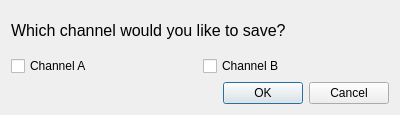
<?xml version="1.0" encoding="UTF-8"?>
<ui version="4.0">
 <class>Dialog</class>
 <widget class="QDialog" name="Dialog">
  <property name="geometry">
   <rect>
    <x>0</x>
    <y>0</y>
    <width>400</width>
    <height>115</height>
   </rect>
  </property>
  <property name="windowTitle">
   <string>Dialog</string>
  </property>
  <layout class="QVBoxLayout" name="verticalLayout">
   <item>
    <widget class="QLabel" name="label">
     <property name="text">
      <string>&lt;html&gt;&lt;head/&gt;&lt;body&gt;&lt;p&gt;&lt;span style=&quot; font-size:12pt;&quot;&gt;Which channel would you like to save?&lt;/span&gt;&lt;/p&gt;&lt;/body&gt;&lt;/html&gt;</string>
     </property>
    </widget>
   </item>
   <item>
    <layout class="QHBoxLayout" name="horizontalLayout">
     <item>
      <widget class="QCheckBox" name="CHABox">
       <property name="text">
        <string>Channel A</string>
       </property>
      </widget>
     </item>
     <item>
      <widget class="QCheckBox" name="CHBBox">
       <property name="text">
        <string>Channel B</string>
       </property>
      </widget>
     </item>
    </layout>
   </item>
   <item>
    <widget class="QDialogButtonBox" name="buttonBox">
     <property name="orientation">
      <enum>Qt::Horizontal</enum>
     </property>
     <property name="standardButtons">
      <set>QDialogButtonBox::Cancel|QDialogButtonBox::Ok</set>
     </property>
    </widget>
   </item>
  </layout>
 </widget>
 <resources/>
 <connections>
  <connection>
   <sender>buttonBox</sender>
   <signal>accepted()</signal>
   <receiver>Dialog</receiver>
   <slot>accept()</slot>
   <hints>
    <hint type="sourcelabel">
     <x>248</x>
     <y>254</y>
    </hint>
    <hint type="destinationlabel">
     <x>157</x>
     <y>274</y>
    </hint>
   </hints>
  </connection>
  <connection>
   <sender>buttonBox</sender>
   <signal>rejected()</signal>
   <receiver>Dialog</receiver>
   <slot>reject()</slot>
   <hints>
    <hint type="sourcelabel">
     <x>316</x>
     <y>260</y>
    </hint>
    <hint type="destinationlabel">
     <x>286</x>
     <y>274</y>
    </hint>
   </hints>
  </connection>
 </connections>
</ui>
